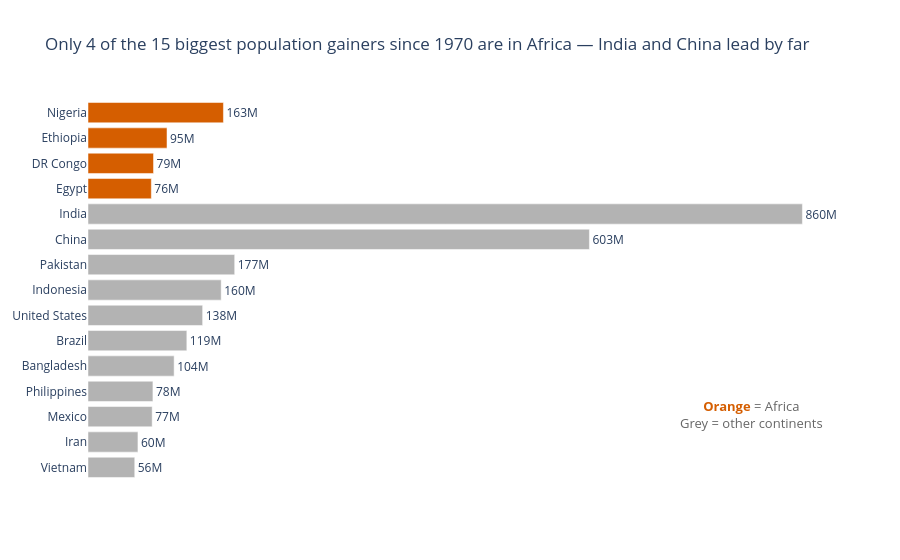

Write notebook code for a chart like this one.
### Markdown cell above
**Chart choice & justification:** *Which chart did you choose, and why? Justify design choices.

Here I used a **sorted horizontal bar chart**. We are ranking countries by one number (people added), and bars are the easiest thing for the eye to compare because they all start from the same zero line. Sorting from biggest to smallest makes the ranking readable immediately, and horizontal bars give the country names room to breathe. Africa is highlighted in orange and everything else is grey, so the "how many are in Africa?" part of the question can be answered by just counting orange bars. I removed the gridlines and put the values at the end of the bars instead.

### Code cell
# Q2
df['Added'] = df['2022 Population'] - df['1970 Population']
top15 = df.nlargest(15, 'Added').sort_values('Added')          # ascending so the biggest ends up on top
top15['Group'] = np.where(top15['Continent'] == 'Africa', 'Africa', 'Other continents')
n_africa = (top15['Continent'] == 'Africa').sum()

fig = px.bar(top15, x='Added', y='Country', orientation='h', color='Group',
             color_discrete_map={'Africa': '#D55E00', 'Other continents': '#B3B3B3'},
             text=top15['Added'] / 1e6, template='plotly_white',
             title=f'Only {n_africa} of the 15 biggest population gainers since 1970 are in Africa — '
                   'India and China lead by far')

fig.update_traces(texttemplate='%{text:.0f}M', textposition='outside', cliponaxis=False)
fig.update_layout(showlegend=False, xaxis_title=None, yaxis_title=None,
                  margin=dict(r=60))
fig.update_xaxes(visible=False, showgrid=False)
fig.update_yaxes(showgrid=False)
fig.add_annotation(x=0.98, y=0.12, xref='paper', yref='paper', showarrow=False, xanchor='right',
                   text='<b style="color:#D55E00">Orange</b> = Africa<br>Grey = other continents',
                   font=dict(size=13, color='#666'))
fig.show()

### Figure 1 — Plotly figure (JSON) as saved in the notebook; plotly's stock layout.template omitted (floating-point values rounded to 4 significant figures)
{"data": [{"cliponaxis": false, "hovertemplate": "Group=Other continents<br>Added=%{x}<br>Country=%{y}<br>text=%{text}<extra></extra>", "legendgroup": "Other continents", "marker": {"color": "#B3B3B3", "pattern": {"shape": ""}}, "name": "Other continents", "orientation": "h", "showlegend": true, "text": [56.26, 60.1, 77.21, 78.12, 103.6, 118.9, 138.0, 160.3, 176.5, 603.4, 859.7], "textposition": "outside", "texttemplate": "%{text:.0f}M", "type": "bar", "x": [56258007, 60100865, 77214819, 78123423, 103644512, 118943623, 137961517, 160272945, 176533990, 603352887, 859671872], "xaxis": "x", "y": ["Vietnam", "Iran", "Mexico", "Philippines", "Bangladesh", "Brazil", "United States", "Indonesia", "Pakistan", "China", "India"], "yaxis": "y"}, {"cliponaxis": false, "hovertemplate": "Group=Africa<br>Added=%{x}<br>Country=%{y}<br>text=%{text}<extra></extra>", "legendgroup": "Africa", "marker": {"color": "#D55E00", "pattern": {"shape": ""}}, "name": "Africa", "orientation": "h", "showlegend": true, "text": [76.21, 78.86, 95.07, 163.0], "textposition": "outside", "texttemplate": "%{text:.0f}M", "type": "bar", "x": [76208117, 78858479, 95071678, 162971948], "xaxis": "x", "y": ["Egypt", "DR Congo", "Ethiopia", "Nigeria"], "yaxis": "y"}], "layout": {"annotations": [{"font": {"color": "#666", "size": 13}, "showarrow": false, "text": "<b style=\"color:#D55E00\">Orange</b> = Africa<br>Grey = other continents", "x": 0.98, "xanchor": "right", "xref": "paper", "y": 0.12, "yref": "paper"}], "barmode": "relative", "legend": {"title": {"text": "Group"}, "tracegroupgap": 0}, "margin": {"r": 60}, "showlegend": false, "title": {"text": "Only 4 of the 15 biggest population gainers since 1970 are in Africa — India and China lead by far"}, "xaxis": {"anchor": "y", "domain": [0, 1], "showgrid": false, "title": {}, "visible": false}, "yaxis": {"anchor": "x", "domain": [0, 1], "showgrid": false, "title": {}}}}
